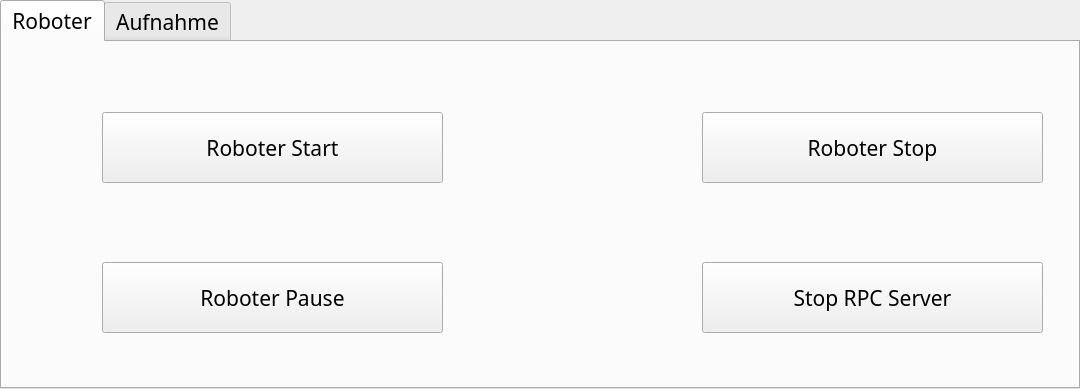
<?xml version="1.0" encoding="UTF-8"?>
<ui version="4.0">
 <author>Yann-Luca Näher</author>
 <class>Form</class>
 <widget class="QWidget" name="Form">
  <property name="windowModality">
   <enum>Qt::WindowModality::NonModal</enum>
  </property>
  <property name="geometry">
   <rect>
    <x>0</x>
    <y>0</y>
    <width>1080</width>
    <height>389</height>
   </rect>
  </property>
  <property name="minimumSize">
   <size>
    <width>1080</width>
    <height>389</height>
   </size>
  </property>
  <property name="maximumSize">
   <size>
    <width>1080</width>
    <height>389</height>
   </size>
  </property>
  <property name="palette">
   <palette>
    <active>
     <colorrole role="Highlight">
      <brush brushstyle="SolidPattern">
       <color alpha="255">
        <red>85</red>
        <green>85</green>
        <blue>255</blue>
       </color>
      </brush>
     </colorrole>
     <colorrole role="Link">
      <brush brushstyle="SolidPattern">
       <color alpha="255">
        <red>85</red>
        <green>85</green>
        <blue>255</blue>
       </color>
      </brush>
     </colorrole>
     <colorrole role="Accent">
      <brush brushstyle="SolidPattern">
       <color alpha="255">
        <red>85</red>
        <green>85</green>
        <blue>255</blue>
       </color>
      </brush>
     </colorrole>
    </active>
    <inactive>
     <colorrole role="Highlight">
      <brush brushstyle="SolidPattern">
       <color alpha="255">
        <red>85</red>
        <green>85</green>
        <blue>255</blue>
       </color>
      </brush>
     </colorrole>
     <colorrole role="Link">
      <brush brushstyle="SolidPattern">
       <color alpha="255">
        <red>85</red>
        <green>85</green>
        <blue>255</blue>
       </color>
      </brush>
     </colorrole>
     <colorrole role="Accent">
      <brush brushstyle="SolidPattern">
       <color alpha="255">
        <red>85</red>
        <green>85</green>
        <blue>255</blue>
       </color>
      </brush>
     </colorrole>
    </inactive>
    <disabled>
     <colorrole role="Link">
      <brush brushstyle="SolidPattern">
       <color alpha="255">
        <red>85</red>
        <green>85</green>
        <blue>255</blue>
       </color>
      </brush>
     </colorrole>
     <colorrole role="Accent">
      <brush brushstyle="SolidPattern">
       <color alpha="255">
        <red>85</red>
        <green>85</green>
        <blue>255</blue>
       </color>
      </brush>
     </colorrole>
    </disabled>
   </palette>
  </property>
  <property name="font">
   <font>
    <family>RobotoMono Nerd Font</family>
    <pointsize>11</pointsize>
   </font>
  </property>
  <property name="cursor">
   <cursorShape>ArrowCursor</cursorShape>
  </property>
  <property name="acceptDrops">
   <bool>false</bool>
  </property>
  <property name="windowTitle">
   <string>Palletierer</string>
  </property>
  <property name="windowIcon">
   <iconset>
    <normalon>pallet.ico</normalon>
   </iconset>
  </property>
  <property name="autoFillBackground">
   <bool>true</bool>
  </property>
  <property name="locale">
   <locale language="German" country="Germany"/>
  </property>
  <property name="inputMethodHints">
   <set>Qt::InputMethodHint::ImhNone</set>
  </property>
  <widget class="QStackedWidget" name="stackedWidget">
   <property name="enabled">
    <bool>true</bool>
   </property>
   <property name="geometry">
    <rect>
     <x>0</x>
     <y>0</y>
     <width>1080</width>
     <height>389</height>
    </rect>
   </property>
   <property name="sizePolicy">
    <sizepolicy hsizetype="Fixed" vsizetype="Fixed">
     <horstretch>0</horstretch>
     <verstretch>0</verstretch>
    </sizepolicy>
   </property>
   <property name="layoutDirection">
    <enum>Qt::LayoutDirection::LeftToRight</enum>
   </property>
   <property name="locale">
    <locale language="German" country="Germany"/>
   </property>
   <property name="frameShape">
    <enum>QFrame::Shape::NoFrame</enum>
   </property>
   <property name="currentIndex">
    <number>1</number>
   </property>
   <widget class="QWidget" name="MainMenu">
    <widget class="QPushButton" name="ButtonSettings">
     <property name="geometry">
      <rect>
       <x>10</x>
       <y>10</y>
       <width>61</width>
       <height>61</height>
      </rect>
     </property>
     <property name="sizePolicy">
      <sizepolicy hsizetype="Fixed" vsizetype="Fixed">
       <horstretch>0</horstretch>
       <verstretch>0</verstretch>
      </sizepolicy>
     </property>
     <property name="autoFillBackground">
      <bool>false</bool>
     </property>
     <property name="text">
      <string/>
     </property>
     <property name="default">
      <bool>false</bool>
     </property>
     <property name="flat">
      <bool>true</bool>
     </property>
    </widget>
    <widget class="QCheckBox" name="checkBoxEinzelpaket">
     <property name="enabled">
      <bool>false</bool>
     </property>
     <property name="geometry">
      <rect>
       <x>80</x>
       <y>310</y>
       <width>171</width>
       <height>61</height>
      </rect>
     </property>
     <property name="font">
      <font>
       <family>RobotoMono Nerd Font</family>
       <pointsize>16</pointsize>
      </font>
     </property>
     <property name="cursor">
      <cursorShape>PointingHandCursor</cursorShape>
     </property>
     <property name="layoutDirection">
      <enum>Qt::LayoutDirection::RightToLeft</enum>
     </property>
     <property name="text">
      <string>Einzelpaket</string>
     </property>
    </widget>
    <widget class="QPushButton" name="ButtonDatenSenden">
     <property name="enabled">
      <bool>false</bool>
     </property>
     <property name="geometry">
      <rect>
       <x>540</x>
       <y>310</y>
       <width>261</width>
       <height>61</height>
      </rect>
     </property>
     <property name="font">
      <font>
       <family>RobotoMono Nerd Font</family>
       <pointsize>16</pointsize>
      </font>
     </property>
     <property name="cursor">
      <cursorShape>PointingHandCursor</cursorShape>
     </property>
     <property name="text">
      <string>Daten Senden</string>
     </property>
    </widget>
    <widget class="QPushButton" name="ButtonOpenParameterRoboter">
     <property name="enabled">
      <bool>false</bool>
     </property>
     <property name="geometry">
      <rect>
       <x>260</x>
       <y>310</y>
       <width>261</width>
       <height>61</height>
      </rect>
     </property>
     <property name="font">
      <font>
       <family>RobotoMono Nerd Font</family>
       <pointsize>16</pointsize>
      </font>
     </property>
     <property name="cursor">
      <cursorShape>PointingHandCursor</cursorShape>
     </property>
     <property name="text">
      <string>Parameter Roboter</string>
     </property>
    </widget>
    <widget class="QLabel" name="label_7">
     <property name="geometry">
      <rect>
       <x>820</x>
       <y>70</y>
       <width>250</width>
       <height>250</height>
      </rect>
     </property>
     <property name="text">
      <string/>
     </property>
     <property name="pixmap">
      <pixmap resource="MainWindowResources.qrc">:/Szaidel Logo/imgs/szaidel-transparent.png</pixmap>
     </property>
     <property name="scaledContents">
      <bool>true</bool>
     </property>
    </widget>
    <widget class="QLabel" name="LabelPalletenplanInfo">
     <property name="geometry">
      <rect>
       <x>250</x>
       <y>40</y>
       <width>471</width>
       <height>31</height>
      </rect>
     </property>
     <property name="font">
      <font>
       <family>RobotoMono Nerd Font</family>
       <pointsize>18</pointsize>
       <underline>false</underline>
       <kerning>true</kerning>
      </font>
     </property>
     <property name="text">
      <string>Kein Pallettenplan geladen</string>
     </property>
     <property name="alignment">
      <set>Qt::AlignmentFlag::AlignBottom|Qt::AlignmentFlag::AlignHCenter</set>
     </property>
    </widget>
    <widget class="QLabel" name="label_9">
     <property name="geometry">
      <rect>
       <x>720</x>
       <y>200</y>
       <width>121</width>
       <height>41</height>
      </rect>
     </property>
     <property name="font">
      <font>
       <family>RobotoMono Nerd Font</family>
       <pointsize>16</pointsize>
      </font>
     </property>
     <property name="layoutDirection">
      <enum>Qt::LayoutDirection::LeftToRight</enum>
     </property>
     <property name="text">
      <string>&lt;html&gt;&lt;head/&gt;&lt;body&gt;&lt;p&gt;mm&lt;/p&gt;&lt;/body&gt;&lt;/html&gt;</string>
     </property>
    </widget>
    <widget class="QLabel" name="label_10">
     <property name="geometry">
      <rect>
       <x>720</x>
       <y>250</y>
       <width>121</width>
       <height>41</height>
      </rect>
     </property>
     <property name="font">
      <font>
       <family>RobotoMono Nerd Font</family>
       <pointsize>16</pointsize>
      </font>
     </property>
     <property name="layoutDirection">
      <enum>Qt::LayoutDirection::LeftToRight</enum>
     </property>
     <property name="text">
      <string>&lt;html&gt;&lt;head/&gt;&lt;body&gt;&lt;p&gt;kg&lt;/p&gt;&lt;/body&gt;&lt;/html&gt;</string>
     </property>
    </widget>
    <widget class="QLineEdit" name="EingabePallettenplan">
     <property name="geometry">
      <rect>
       <x>252</x>
       <y>90</y>
       <width>461</width>
       <height>39</height>
      </rect>
     </property>
     <property name="minimumSize">
      <size>
       <width>0</width>
       <height>39</height>
      </size>
     </property>
     <property name="maximumSize">
      <size>
       <width>16777215</width>
       <height>39</height>
      </size>
     </property>
     <property name="font">
      <font>
       <family>RobotoMono Nerd Font</family>
       <pointsize>16</pointsize>
      </font>
     </property>
     <property name="placeholderText">
      <string>z.B: 699-00120</string>
     </property>
    </widget>
    <widget class="QLabel" name="label_4">
     <property name="geometry">
      <rect>
       <x>10</x>
       <y>248</y>
       <width>241</width>
       <height>41</height>
      </rect>
     </property>
     <property name="font">
      <font>
       <family>RobotoMono Nerd Font</family>
       <pointsize>16</pointsize>
      </font>
     </property>
     <property name="layoutDirection">
      <enum>Qt::LayoutDirection::LeftToRight</enum>
     </property>
     <property name="text">
      <string>&lt;html&gt;&lt;head/&gt;&lt;body&gt;&lt;p align=&quot;right&quot;&gt;Gewicht: &lt;/p&gt;&lt;/body&gt;&lt;/html&gt;</string>
     </property>
    </widget>
    <widget class="QLabel" name="label">
     <property name="geometry">
      <rect>
       <x>10</x>
       <y>90</y>
       <width>241</width>
       <height>41</height>
      </rect>
     </property>
     <property name="font">
      <font>
       <family>RobotoMono Nerd Font</family>
       <pointsize>16</pointsize>
      </font>
     </property>
     <property name="layoutDirection">
      <enum>Qt::LayoutDirection::LeftToRight</enum>
     </property>
     <property name="text">
      <string>&lt;html&gt;&lt;head/&gt;&lt;body&gt;&lt;p align=&quot;right&quot;&gt;Palletierplan: &lt;/p&gt;&lt;/body&gt;&lt;/html&gt;</string>
     </property>
     <property name="alignment">
      <set>Qt::AlignmentFlag::AlignRight|Qt::AlignmentFlag::AlignTrailing|Qt::AlignmentFlag::AlignVCenter</set>
     </property>
    </widget>
    <widget class="QPushButton" name="LadePallettenplan">
     <property name="geometry">
      <rect>
       <x>725</x>
       <y>80</y>
       <width>60</width>
       <height>60</height>
      </rect>
     </property>
     <property name="sizePolicy">
      <sizepolicy hsizetype="Minimum" vsizetype="Minimum">
       <horstretch>0</horstretch>
       <verstretch>0</verstretch>
      </sizepolicy>
     </property>
     <property name="cursor">
      <cursorShape>PointingHandCursor</cursorShape>
     </property>
     <property name="focusPolicy">
      <enum>Qt::FocusPolicy::StrongFocus</enum>
     </property>
     <property name="text">
      <string/>
     </property>
     <property name="icon">
      <iconset resource="MainWindowResources.qrc">
       <normaloff>:/Misc/imgs/load.png</normaloff>:/Misc/imgs/load.png</iconset>
     </property>
     <property name="iconSize">
      <size>
       <width>60</width>
       <height>60</height>
      </size>
     </property>
     <property name="flat">
      <bool>true</bool>
     </property>
    </widget>
    <widget class="QLabel" name="label_2">
     <property name="geometry">
      <rect>
       <x>10</x>
       <y>140</y>
       <width>241</width>
       <height>41</height>
      </rect>
     </property>
     <property name="font">
      <font>
       <family>RobotoMono Nerd Font</family>
       <pointsize>16</pointsize>
      </font>
     </property>
     <property name="layoutDirection">
      <enum>Qt::LayoutDirection::LeftToRight</enum>
     </property>
     <property name="text">
      <string>&lt;html&gt;&lt;head/&gt;&lt;body&gt;&lt;p align=&quot;right&quot;&gt;Startlage: &lt;/p&gt;&lt;/body&gt;&lt;/html&gt;</string>
     </property>
    </widget>
    <widget class="QSpinBox" name="EingabeStartlage">
     <property name="enabled">
      <bool>false</bool>
     </property>
     <property name="geometry">
      <rect>
       <x>252</x>
       <y>144</y>
       <width>461</width>
       <height>39</height>
      </rect>
     </property>
     <property name="sizePolicy">
      <sizepolicy hsizetype="Minimum" vsizetype="Minimum">
       <horstretch>0</horstretch>
       <verstretch>0</verstretch>
      </sizepolicy>
     </property>
     <property name="minimumSize">
      <size>
       <width>0</width>
       <height>39</height>
      </size>
     </property>
     <property name="maximumSize">
      <size>
       <width>16777215</width>
       <height>39</height>
      </size>
     </property>
     <property name="font">
      <font>
       <family>RobotoMono Nerd Font</family>
       <pointsize>16</pointsize>
      </font>
     </property>
     <property name="cursor">
      <cursorShape>IBeamCursor</cursorShape>
     </property>
     <property name="minimum">
      <number>1</number>
     </property>
     <property name="value">
      <number>1</number>
     </property>
    </widget>
    <widget class="QLabel" name="label_3">
     <property name="geometry">
      <rect>
       <x>10</x>
       <y>194</y>
       <width>241</width>
       <height>41</height>
      </rect>
     </property>
     <property name="font">
      <font>
       <family>RobotoMono Nerd Font</family>
       <pointsize>16</pointsize>
      </font>
     </property>
     <property name="layoutDirection">
      <enum>Qt::LayoutDirection::LeftToRight</enum>
     </property>
     <property name="text">
      <string>&lt;html&gt;&lt;head/&gt;&lt;body&gt;&lt;p align=&quot;right&quot;&gt;Kartonhöhe: &lt;/p&gt;&lt;/body&gt;&lt;/html&gt;</string>
     </property>
    </widget>
    <widget class="QLineEdit" name="EingabeKartonGewicht">
     <property name="enabled">
      <bool>false</bool>
     </property>
     <property name="geometry">
      <rect>
       <x>252</x>
       <y>252</y>
       <width>461</width>
       <height>39</height>
      </rect>
     </property>
     <property name="minimumSize">
      <size>
       <width>0</width>
       <height>39</height>
      </size>
     </property>
     <property name="font">
      <font>
       <family>RobotoMono Nerd Font</family>
       <pointsize>16</pointsize>
      </font>
     </property>
     <property name="inputMethodHints">
      <set>Qt::InputMethodHint::ImhDigitsOnly|Qt::InputMethodHint::ImhFormattedNumbersOnly</set>
     </property>
    </widget>
    <widget class="QLineEdit" name="EingabeKartonhoehe">
     <property name="enabled">
      <bool>false</bool>
     </property>
     <property name="geometry">
      <rect>
       <x>252</x>
       <y>198</y>
       <width>461</width>
       <height>39</height>
      </rect>
     </property>
     <property name="minimumSize">
      <size>
       <width>0</width>
       <height>39</height>
      </size>
     </property>
     <property name="maximumSize">
      <size>
       <width>16777215</width>
       <height>39</height>
      </size>
     </property>
     <property name="font">
      <font>
       <family>RobotoMono Nerd Font</family>
       <pointsize>16</pointsize>
      </font>
     </property>
     <property name="inputMethodHints">
      <set>Qt::InputMethodHint::ImhDigitsOnly</set>
     </property>
     <property name="clearButtonEnabled">
      <bool>false</bool>
     </property>
    </widget>
   </widget>
   <widget class="QWidget" name="RoboParameter">
    <widget class="QTabWidget" name="tabWidget">
     <property name="geometry">
      <rect>
       <x>0</x>
       <y>0</y>
       <width>1080</width>
       <height>389</height>
      </rect>
     </property>
     <property name="font">
      <font>
       <family>RobotoMono Nerd Font</family>
       <pointsize>16</pointsize>
      </font>
     </property>
     <property name="tabShape">
      <enum>QTabWidget::TabShape::Rounded</enum>
     </property>
     <property name="currentIndex">
      <number>0</number>
     </property>
     <widget class="QWidget" name="Roboter">
      <attribute name="title">
       <string>Roboter</string>
      </attribute>
      <widget class="QPushButton" name="ButtonZurueck">
       <property name="geometry">
        <rect>
         <x>0</x>
         <y>140</y>
         <width>81</width>
         <height>81</height>
        </rect>
       </property>
       <property name="text">
        <string/>
       </property>
       <property name="icon">
        <iconset resource="MainWindowResources.qrc">
         <normaloff>:/Misc/imgs/zurueck.png</normaloff>:/Misc/imgs/zurueck.png</iconset>
       </property>
       <property name="iconSize">
        <size>
         <width>81</width>
         <height>81</height>
        </size>
       </property>
       <property name="flat">
        <bool>true</bool>
       </property>
      </widget>
      <widget class="QLabel" name="ImageSzaidelLogoBig">
       <property name="geometry">
        <rect>
         <x>270</x>
         <y>-35</y>
         <width>600</width>
         <height>337</height>
        </rect>
       </property>
       <property name="sizeIncrement">
        <size>
         <width>0</width>
         <height>0</height>
        </size>
       </property>
       <property name="text">
        <string/>
       </property>
       <property name="pixmap">
        <pixmap resource="MainWindowResources.qrc">:/Szaidel Logo/imgs/logoszaidel-transparent-big.png</pixmap>
       </property>
       <property name="scaledContents">
        <bool>true</bool>
       </property>
       <property name="textInteractionFlags">
        <set>Qt::TextInteractionFlag::NoTextInteraction</set>
       </property>
      </widget>
      <widget class="QPushButton" name="ButtonRoboterStop">
       <property name="geometry">
        <rect>
         <x>700</x>
         <y>70</y>
         <width>341</width>
         <height>71</height>
        </rect>
       </property>
       <property name="sizePolicy">
        <sizepolicy hsizetype="Fixed" vsizetype="Fixed">
         <horstretch>0</horstretch>
         <verstretch>0</verstretch>
        </sizepolicy>
       </property>
       <property name="maximumSize">
        <size>
         <width>350</width>
         <height>16777215</height>
        </size>
       </property>
       <property name="font">
        <font>
         <family>RobotoMono Nerd Font</family>
         <pointsize>16</pointsize>
        </font>
       </property>
       <property name="text">
        <string>Roboter Stop</string>
       </property>
      </widget>
      <widget class="QPushButton" name="ButtonRoboterStart">
       <property name="geometry">
        <rect>
         <x>100</x>
         <y>70</y>
         <width>341</width>
         <height>71</height>
        </rect>
       </property>
       <property name="sizePolicy">
        <sizepolicy hsizetype="Fixed" vsizetype="Fixed">
         <horstretch>0</horstretch>
         <verstretch>0</verstretch>
        </sizepolicy>
       </property>
       <property name="minimumSize">
        <size>
         <width>300</width>
         <height>0</height>
        </size>
       </property>
       <property name="maximumSize">
        <size>
         <width>350</width>
         <height>16777215</height>
        </size>
       </property>
       <property name="font">
        <font>
         <family>RobotoMono Nerd Font</family>
         <pointsize>16</pointsize>
        </font>
       </property>
       <property name="text">
        <string>Roboter Start</string>
       </property>
      </widget>
      <widget class="QPushButton" name="ButtonStopRPCServer">
       <property name="geometry">
        <rect>
         <x>700</x>
         <y>220</y>
         <width>341</width>
         <height>71</height>
        </rect>
       </property>
       <property name="sizePolicy">
        <sizepolicy hsizetype="Fixed" vsizetype="Fixed">
         <horstretch>0</horstretch>
         <verstretch>0</verstretch>
        </sizepolicy>
       </property>
       <property name="maximumSize">
        <size>
         <width>350</width>
         <height>16777215</height>
        </size>
       </property>
       <property name="font">
        <font>
         <family>RobotoMono Nerd Font</family>
         <pointsize>16</pointsize>
        </font>
       </property>
       <property name="text">
        <string>Stop RPC Server</string>
       </property>
      </widget>
      <widget class="QPushButton" name="ButtonRoboterPause">
       <property name="geometry">
        <rect>
         <x>100</x>
         <y>220</y>
         <width>341</width>
         <height>71</height>
        </rect>
       </property>
       <property name="sizePolicy">
        <sizepolicy hsizetype="Fixed" vsizetype="Fixed">
         <horstretch>0</horstretch>
         <verstretch>0</verstretch>
        </sizepolicy>
       </property>
       <property name="maximumSize">
        <size>
         <width>350</width>
         <height>16777215</height>
        </size>
       </property>
       <property name="font">
        <font>
         <family>RobotoMono Nerd Font</family>
         <pointsize>16</pointsize>
        </font>
       </property>
       <property name="text">
        <string>Roboter Pause</string>
       </property>
      </widget>
      <zorder>ImageSzaidelLogoBig</zorder>
      <zorder>ButtonZurueck</zorder>
      <zorder>ButtonRoboterPause</zorder>
      <zorder>ButtonRoboterStart</zorder>
      <zorder>ButtonRoboterStop</zorder>
      <zorder>ButtonStopRPCServer</zorder>
     </widget>
     <widget class="QWidget" name="Aufnahme">
      <attribute name="title">
       <string>Aufnahme</string>
      </attribute>
      <widget class="QPushButton" name="ButtonZurueck_2">
       <property name="geometry">
        <rect>
         <x>0</x>
         <y>140</y>
         <width>81</width>
         <height>81</height>
        </rect>
       </property>
       <property name="text">
        <string/>
       </property>
       <property name="icon">
        <iconset resource="MainWindowResources.qrc">
         <normaloff>:/Misc/imgs/zurueck.png</normaloff>:/Misc/imgs/zurueck.png</iconset>
       </property>
       <property name="iconSize">
        <size>
         <width>81</width>
         <height>81</height>
        </size>
       </property>
       <property name="flat">
        <bool>true</bool>
       </property>
      </widget>
      <widget class="QLabel" name="ImageAufnahmePos">
       <property name="geometry">
        <rect>
         <x>80</x>
         <y>40</y>
         <width>390</width>
         <height>270</height>
        </rect>
       </property>
       <property name="frameShape">
        <enum>QFrame::Shape::Box</enum>
       </property>
       <property name="text">
        <string/>
       </property>
       <property name="pixmap">
        <pixmap resource="MainWindowResources.qrc">:/Aufnahme/imgs/Aufnahmepos.png</pixmap>
       </property>
       <property name="scaledContents">
        <bool>true</bool>
       </property>
      </widget>
      <widget class="QLabel" name="label_5">
       <property name="geometry">
        <rect>
         <x>490</x>
         <y>60</y>
         <width>411</width>
         <height>31</height>
        </rect>
       </property>
       <property name="font">
        <font>
         <family>RobotoMono Nerd Font</family>
         <pointsize>16</pointsize>
        </font>
       </property>
       <property name="cursor">
        <cursorShape>ArrowCursor</cursorShape>
       </property>
       <property name="whatsThis">
        <string>&lt;html&gt;&lt;head/&gt;&lt;body&gt;&lt;p&gt;Gibt die Verschiebung in Richtung x an.&lt;/p&gt;&lt;p&gt;min. -20mm&lt;/p&gt;&lt;p&gt;max.  20mm&lt;/p&gt;&lt;/body&gt;&lt;/html&gt;</string>
       </property>
       <property name="text">
        <string>verschieben in Richtung x von:</string>
       </property>
      </widget>
      <widget class="QLabel" name="label_6">
       <property name="geometry">
        <rect>
         <x>490</x>
         <y>160</y>
         <width>411</width>
         <height>31</height>
        </rect>
       </property>
       <property name="font">
        <font>
         <family>RobotoMono Nerd Font</family>
         <pointsize>16</pointsize>
        </font>
       </property>
       <property name="cursor">
        <cursorShape>ArrowCursor</cursorShape>
       </property>
       <property name="whatsThis">
        <string>&lt;html&gt;&lt;head/&gt;&lt;body&gt;&lt;p&gt;Gibt die Verschiebung in Richtung y an.&lt;/p&gt;&lt;p&gt;min. -20mm&lt;/p&gt;&lt;p&gt;max. 20mm&lt;/p&gt;&lt;/body&gt;&lt;/html&gt;</string>
       </property>
       <property name="text">
        <string>verschieben in Richtung y von:</string>
       </property>
      </widget>
      <widget class="QSpinBox" name="EingabeVerschiebungX">
       <property name="geometry">
        <rect>
         <x>910</x>
         <y>60</y>
         <width>141</width>
         <height>41</height>
        </rect>
       </property>
       <property name="suffix">
        <string> mm</string>
       </property>
       <property name="minimum">
        <number>-20</number>
       </property>
       <property name="maximum">
        <number>20</number>
       </property>
      </widget>
      <widget class="QSpinBox" name="EingabeVerschiebungY">
       <property name="geometry">
        <rect>
         <x>910</x>
         <y>160</y>
         <width>141</width>
         <height>41</height>
        </rect>
       </property>
       <property name="suffix">
        <string> mm</string>
       </property>
       <property name="minimum">
        <number>-20</number>
       </property>
       <property name="maximum">
        <number>20</number>
       </property>
      </widget>
      <widget class="QPushButton" name="ButtonDatenSenden_2">
       <property name="geometry">
        <rect>
         <x>480</x>
         <y>250</y>
         <width>571</width>
         <height>91</height>
        </rect>
       </property>
       <property name="cursor">
        <cursorShape>PointingHandCursor</cursorShape>
       </property>
       <property name="text">
        <string>Daten senden</string>
       </property>
      </widget>
     </widget>
    </widget>
   </widget>
   <widget class="QWidget" name="Settings">
    <widget class="QWidget" name="gridLayoutWidget_2">
     <property name="geometry">
      <rect>
       <x>20</x>
       <y>20</y>
       <width>1041</width>
       <height>341</height>
      </rect>
     </property>
     <layout class="QGridLayout" name="gridLayout_2">
      <item row="1" column="0">
       <widget class="QPushButton" name="Button_OpenTerminal">
        <property name="font">
         <font>
          <family>RobotoMono Nerd Font</family>
          <pointsize>16</pointsize>
         </font>
        </property>
        <property name="text">
         <string>Open Terminal</string>
        </property>
       </widget>
      </item>
      <item row="0" column="0">
       <widget class="QPushButton" name="Button_OpenExplorer">
        <property name="font">
         <font>
          <family>RobotoMono Nerd Font</family>
          <pointsize>16</pointsize>
         </font>
        </property>
        <property name="text">
         <string>Open Explorer</string>
        </property>
       </widget>
      </item>
      <item row="0" column="1">
       <spacer name="horizontalSpacer">
        <property name="orientation">
         <enum>Qt::Orientation::Horizontal</enum>
        </property>
        <property name="sizeHint" stdset="0">
         <size>
          <width>40</width>
          <height>20</height>
         </size>
        </property>
       </spacer>
      </item>
     </layout>
    </widget>
   </widget>
  </widget>
 </widget>
 <resources>
  <include location="MainWindowResources.qrc"/>
 </resources>
 <connections/>
</ui>
